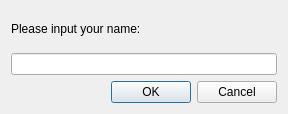
<?xml version="1.0" encoding="UTF-8"?>
<ui version="4.0">
 <class>NameDialog</class>
 <widget class="QDialog" name="NameDialog">
  <property name="geometry">
   <rect>
    <x>0</x>
    <y>0</y>
    <width>288</width>
    <height>114</height>
   </rect>
  </property>
  <property name="windowTitle">
   <string>Dialog</string>
  </property>
  <layout class="QGridLayout" name="gridLayout">
   <item row="0" column="0">
    <widget class="QLabel" name="label">
     <property name="text">
      <string>Please input your name:</string>
     </property>
    </widget>
   </item>
   <item row="1" column="0">
    <widget class="QLineEdit" name="lineEdit"/>
   </item>
   <item row="2" column="0">
    <widget class="QDialogButtonBox" name="buttonBox">
     <property name="orientation">
      <enum>Qt::Horizontal</enum>
     </property>
     <property name="standardButtons">
      <set>QDialogButtonBox::Cancel|QDialogButtonBox::Ok</set>
     </property>
    </widget>
   </item>
  </layout>
 </widget>
 <resources/>
 <connections>
  <connection>
   <sender>buttonBox</sender>
   <signal>accepted()</signal>
   <receiver>NameDialog</receiver>
   <slot>accept()</slot>
   <hints>
    <hint type="sourcelabel">
     <x>248</x>
     <y>254</y>
    </hint>
    <hint type="destinationlabel">
     <x>157</x>
     <y>274</y>
    </hint>
   </hints>
  </connection>
  <connection>
   <sender>buttonBox</sender>
   <signal>rejected()</signal>
   <receiver>NameDialog</receiver>
   <slot>reject()</slot>
   <hints>
    <hint type="sourcelabel">
     <x>316</x>
     <y>260</y>
    </hint>
    <hint type="destinationlabel">
     <x>286</x>
     <y>274</y>
    </hint>
   </hints>
  </connection>
 </connections>
</ui>
